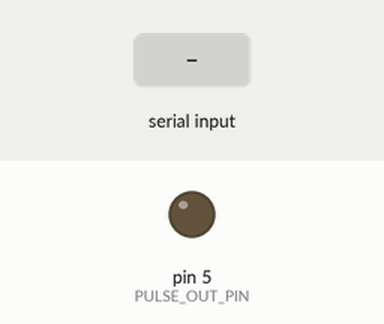
Simulated run of this sketch. Board: Arduino Nano, built with avr-gcc and run on an emulated ATmega328P. Parts: output pins drawn as LEDs (lit = HIGH). Inputs (shaded band) come from the test bench. What the sketch prints to the serial monitor is not drawn.

Above: at 1.2 s.
1.3 s: "PULSE:90\n" received over Serial
At 1.35 s:
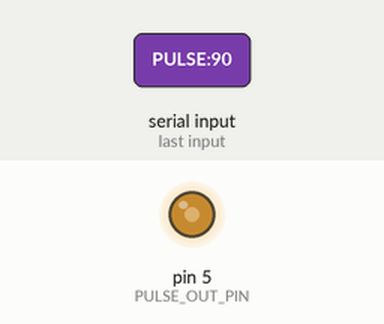
2.9 s: "PING\n" received over Serial
4.4 s: "RELAY?\n" received over Serial
Timing chart, 0 to 7.4 s (numbered marks = the images above; inputs shaded):
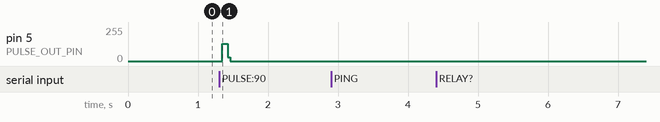

The sketch:

jig_controller.ino
```cpp
/*
 * FG1 Test Jig Controller
 *
 * Runs on a small permanent fixture MCU (Arduino Nano / ESP8266) --
 * NOT the DUT. Implements the serial protocol in
 * docs/testing/TEST_JIG_SPEC.md section 4, driven by
 * testing/jig_controller.py on the test PC.
 *
 * Wiring:
 *   PULSE_OUT_PIN   -> jumper into DUT's flow sensor input (GPIO35)
 *   RELAY_SENSE_PIN -> voltage divider off the DUT's relay output
 *                      indicator circuit (see spec section 2.4)
 *   WIFI_LED_SENSE_PIN, FLOW_LED_SENSE_PIN -> optional phototransistors
 *                      positioned over the DUT's onboard LEDs (spec 2.3)
 *                      -- leave unpopulated and these just always read LOW
 */

const int PULSE_OUT_PIN      = 5;
const int RELAY_SENSE_PIN    = A0;
const int WIFI_LED_SENSE_PIN = A1;  // optional, see header comment
const int FLOW_LED_SENSE_PIN = A2;  // optional, see header comment

// Threshold for the relay/LED sense ADC readings -- tune once the
// physical divider values are finalized. 512 is the midpoint for a
// 10-bit ADC (0-1023), a reasonable starting guess for a roughly
// symmetric divider.
const int SENSE_THRESHOLD = 512;

// Pulse timing -- fast enough for a quick test, slow enough to be a
// clean, unambiguous digital edge for the DUT's flow sensor interrupt.
const int PULSE_HIGH_US = 500;
const int PULSE_LOW_US  = 500;

String inputLine;

void setup() {
  Serial.begin(115200);
  pinMode(PULSE_OUT_PIN, OUTPUT);
  digitalWrite(PULSE_OUT_PIN, LOW);
  pinMode(RELAY_SENSE_PIN, INPUT);
  pinMode(WIFI_LED_SENSE_PIN, INPUT);
  pinMode(FLOW_LED_SENSE_PIN, INPUT);
}

void emitPulses(int count) {
  for (int i = 0; i < count; i++) {
    digitalWrite(PULSE_OUT_PIN, HIGH);
    delayMicroseconds(PULSE_HIGH_US);
    digitalWrite(PULSE_OUT_PIN, LOW);
    delayMicroseconds(PULSE_LOW_US);
  }
}

void handleCommand(const String& line) {
  if (line == "PING") {
    Serial.println("PONG");
    return;
  }

  if (line == "RELAY?") {
    bool on = analogRead(RELAY_SENSE_PIN) > SENSE_THRESHOLD;
    Serial.println(on ? "RELAY:ON" : "RELAY:OFF");
    return;
  }

  if (line == "LED:wifi?") {
    bool on = analogRead(WIFI_LED_SENSE_PIN) > SENSE_THRESHOLD;
    Serial.println(on ? "LED:ON" : "LED:OFF");
    return;
  }

  if (line == "LED:flow?") {
    bool on = analogRead(FLOW_LED_SENSE_PIN) > SENSE_THRESHOLD;
    Serial.println(on ? "LED:ON" : "LED:OFF");
    return;
  }

  if (line.startsWith("PULSE:")) {
    int count = line.substring(6).toInt();
    if (count > 0) {
      emitPulses(count);
      Serial.print("OK:");
      Serial.println(count);
    } else {
      Serial.println("ERR:bad count");
    }
    return;
  }

  Serial.println("ERR:unknown command");
}

void loop() {
  while (Serial.available()) {
    char c = Serial.read();
    if (c == '\n') {
      inputLine.trim();
      if (inputLine.length() > 0) handleCommand(inputLine);
      inputLine = "";
    } else if (c != '\r') {
      inputLine += c;
    }
  }
}
```

Measured:
- after the input at 1.3 s, pin 5 (PULSE_OUT_PIN): 0/255 → 129/255 at once, → 0/255 0.08 s later
- after the input at 2.9 s, every drawn part: stays the same
- after the input at 4.4 s, every drawn part: stays the same
